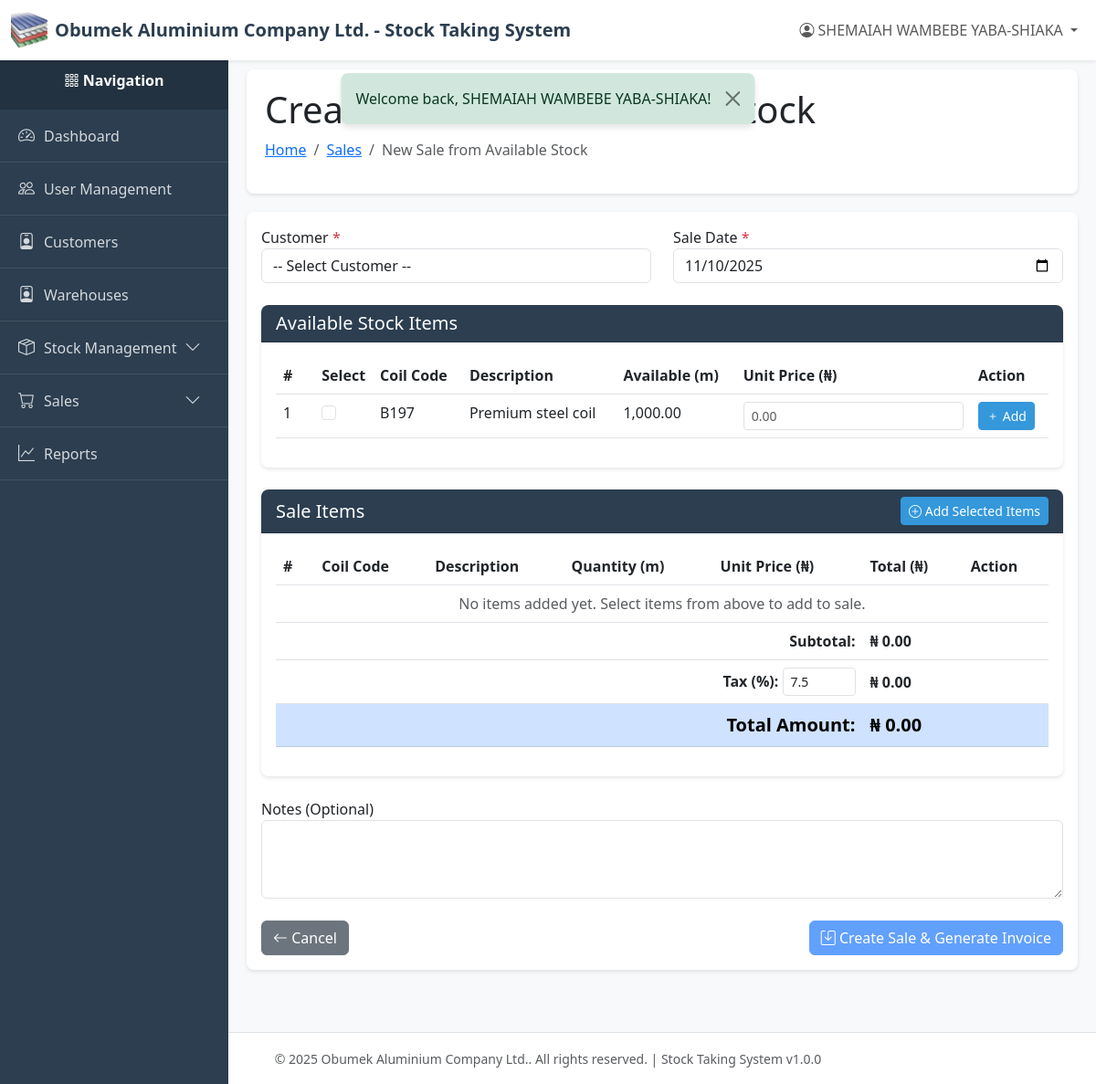
The app's page /index.php?page=sales_create_available (signed in), older data.
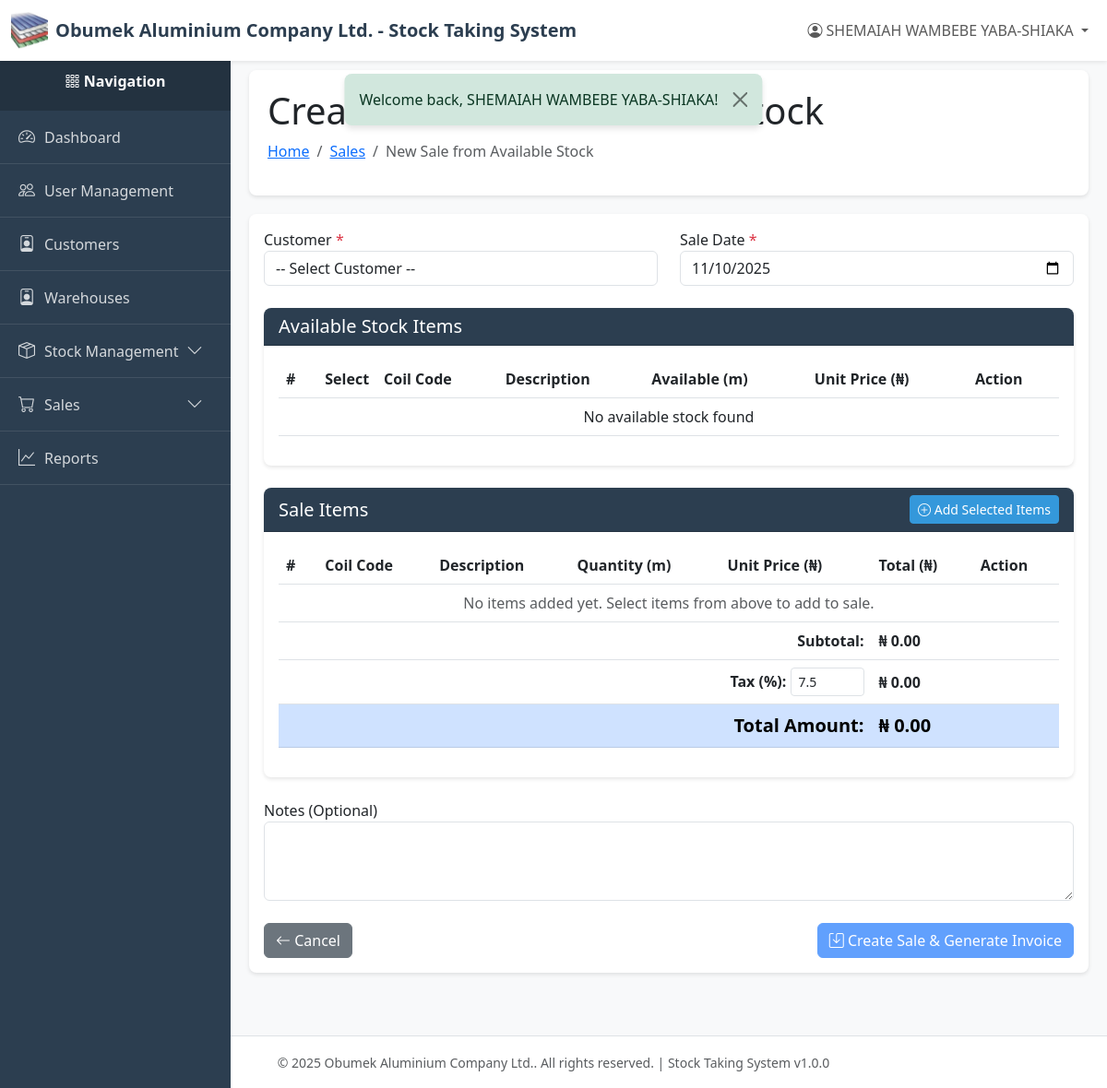
The same page, newer data.
### tables this page shows
CREATE TABLE `stock_entries` (
  `id` int(11) NOT NULL,
  `coil_id` int(11) NOT NULL,
  `meters` decimal(10,2) NOT NULL,
  `meters_remaining` decimal(10,2) NOT NULL,
  `meters_used` decimal(10,2) DEFAULT 0.00,
  `status` enum('available','factory_use','sold') NOT NULL DEFAULT 'available' COMMENT 'Stock entry status: available for direct sale or factory use',
  `created_by` int(11) NOT NULL,
  `created_at` timestamp NOT NULL DEFAULT current_timestamp(),
  `updated_at` timestamp NULL DEFAULT NULL ON UPDATE current_timestamp(),
  `deleted_at` timestamp NULL DEFAULT NULL
);

CREATE TABLE `coils` (
  `id` int(11) NOT NULL,
  `code` varchar(100) NOT NULL,
  `name` varchar(255) NOT NULL,
  `color` varchar(50) NOT NULL,
  `net_weight` decimal(10,2) NOT NULL,
  `category` varchar(50) NOT NULL,
  `status` varchar(50) NOT NULL DEFAULT 'available',
  `created_by` int(11) NOT NULL,
  `created_at` timestamp NOT NULL DEFAULT current_timestamp(),
  `updated_at` timestamp NULL DEFAULT NULL ON UPDATE current_timestamp(),
  `deleted_at` timestamp NULL DEFAULT NULL
);

### index.php (called while the page is built, shortened)
<?php
require_once __DIR__ . '/controllers/routes.php';

### config/db.php (called while the page is built, shortened)
<?php
class Database {
    private static $instance = null;
    private $connection;
    private $host = 'localhost';
    private $db_name = 'stock_system';
    private $username = 'root';
    private $password = '';
    private $charset = 'utf8mb4';
    private function __construct() {
        try {
            $dsn = "mysql:host={$this->host};dbname={$this->db_name};charset={$this->charset}";
            $options = [
                PDO::ATTR_ERRMODE            => PDO::ERRMODE_EXCEPTION,
                PDO::ATTR_DEFAULT_FETCH_MODE => PDO::FETCH_ASSOC,
                PDO::ATTR_EMULATE_PREPARES   => false,
            ];
            $this->connection = new PDO($dsn, $this->username, $this->password, $options);
        } catch (PDOException $e) {
            error_log("Database Connection Error: " . $e->getMessage());
            die("Database connection failed. Please contact the administrator.");
        }
    }
    public static function getInstance() {
        if (self::$instance === null) {
            self::$instance = new self();
        }
        return self::$instance;
    }
    public function getConnection() {
        return $this->connection;
    }
}

### models/stock_entry.php (called while the page is built, shortened)
<?php
require_once __DIR__ . '/../config/db.php';
class StockEntry
{
    private $db;
    private $table = 'stock_entries';
    public function __construct()
    {
        $this->db = Database::getInstance()->getConnection();
    }
    public function getAvailableStock()
    {
        try {
            $sql = "SELECT se.*, c.code as coil_code, c.name as coil_name
                    FROM {$this->table} se
                    JOIN coils c ON se.coil_id = c.id
                    WHERE se.status = :status
                    AND se.meters_remaining > 0
                    AND se.deleted_at IS NULL";
            $stmt = $this->db->prepare($sql);
            $stmt->execute([':status' => STOCK_STATUS_AVAILABLE]);
            return $stmt->fetchAll();
        } catch (PDOException $e) {
            error_log('Error fetching available stock: ' . $e->getMessage());
            return [];
        }
    }
}

### views/sales/create_available_workflow.php (the view, shortened to what the changed rows need)
<?php
require_once __DIR__ . '/../../config/db.php';
require_once __DIR__ . '/../../models/stock_entry.php';
$stockEntryModel = new StockEntry();
$availableStock = $stockEntryModel->getAvailableStock();
require_once __DIR__ . '/../../layout/header.php';
?>
<div class="content-wrapper">
    <div class="page-header">
        <h1>Create Sale from Available Stock</h1>
    </div>
    <div class="card">
        <div class="card-body">
            <form id="saleForm" method="POST" action="/new-stock-system/controllers/sales/create_available_workflow.php">
                <div class="card mb-4">
                    <div class="card-body">
                        <div class="table-responsive">
                            <table class="table table-hover" id="stockTable">
                                <thead>
                                    <tr>
                                        <th width="5%">#</th>
                                        <th width="5%">Select</th>
                                        <th>Coil Code</th>
                                        <th>Description</th>
                                        <th>Available (m)</th>
                                        <th>Unit Price (₦)</th>
                                        <th>Action</th>
                                    </tr>
                                </thead>
                                <tbody id="availableStockItems">
                                    <?php if (empty($availableStock)): ?>
                                        <tr>
                                            <td colspan="7" class="text-center">No available stock found</td>
                                        </tr>
                                    <?php else: ?>
                                        <?php foreach ($availableStock as $index => $stock): ?>
                                            <tr data-stock-id="<?= $stock['id'] ?>"
                                                data-coil-code="<?= htmlspecialchars(
                                                    $stock['coil_code'],
                                                ) ?>"
                                                data-coil-name="<?= htmlspecialchars(
                                                    $stock['coil_name'],
                                                ) ?>"
                                                data-meters="<?= $stock['meters_remaining'] ?>">
                                                <td><?= $index + 1 ?></td>
                                                <td>
                                                    <input type="checkbox" class="form-check-input select-stock"
                                                           data-stock-id="<?= $stock['id'] ?>">
                                                </td>
                                                <td class="coil-code"><?= htmlspecialchars(
                                                    $stock['coil_code'],
                                                ) ?></td>
                                                <td class="coil-name"><?= htmlspecialchars(
                                                    $stock['coil_name'],
                                                ) ?></td>
                                                <td class="available-meters"><?= number_format(
                                                    $stock['meters_remaining'],
                                                    2,
                                                ) ?></td>
                                                <td>
                                                    <input type="number"
                                                           class="form-control form-control-sm unit-price"
                                                           data-stock-id="<?= $stock['id'] ?>"
                                                           min="0"
                                                           step="0.01"
                                                           placeholder="0.00">
                                                </td>
                                                <td>
                                                    <button type="button" class="btn btn-sm btn-primary add-to-sale"
                                                            data-stock-id="<?= $stock['id'] ?>">
                                                        <i class="bi bi-plus"></i> Add
                                                    </button>
                                                </td>
                                            </tr>
                                        <?php endforeach; ?>
                                    <?php endif; ?>
                                </tbody>
                            </table>
                        </div>
                    </div>
                </div>
                <div class="card mb-4">
                    <div class="card-body">
                        <div class="table-responsive">
                            <table class="table table-hover" id="saleItemsTable">
                                <thead>
                                    <tr>
                                        <th width="5%">#</th>
                                        <th>Coil Code</th>
                                        <th>Description</th>
                                        <th>Quantity (m)</th>
                                        <th>Unit Price (₦)</th>
                                        <th>Total (₦)</th>
                                        <th>Action</th>
                                    </tr>
                                </thead>
                            </table>
                        </div>
                    </div>
                </div>
            </form>
        </div>
    </div>
</div>
<?php require_once __DIR__ . '/../../layout/footer.php'; ?>

Row changes from the older to the newer data that the page shows:
removed stock_entries: coil.code "B197", coil.name "Premium steel coil", meters_remaining "1,000.00"
Text that changed along with them:
text now shown: "No available stock found"
